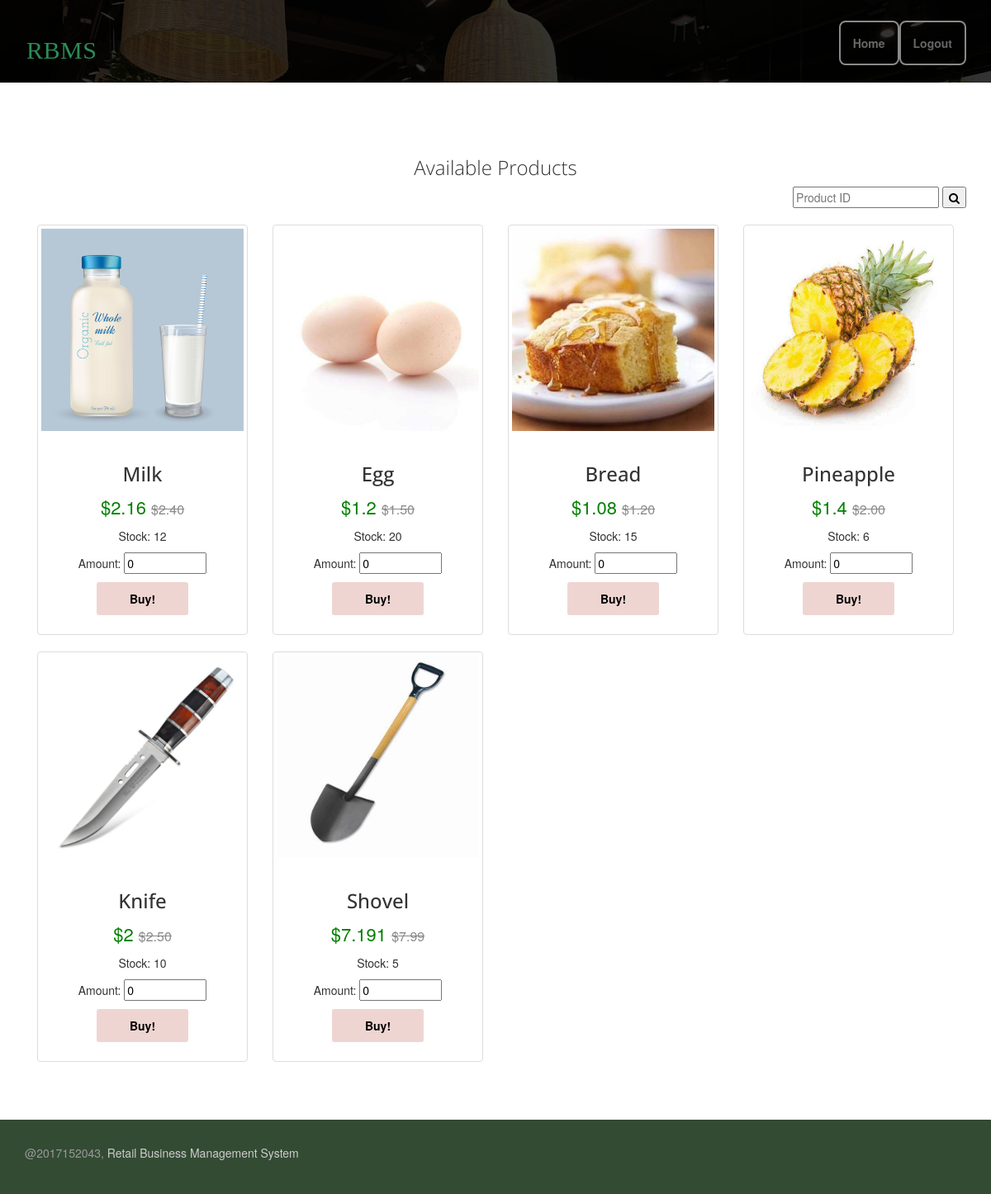
Screenshot of /Web/view.php with the database file from the repository.
### tables this page shows
CREATE TABLE `products` (
  `pid` varchar(4) NOT NULL,
  `pname` varchar(15) NOT NULL,
  `qoh` int(5) NOT NULL,
  `qoh_threshold` int(5) DEFAULT NULL,
  `original_price` decimal(6,2) DEFAULT NULL,
  `discnt_rate` decimal(3,2) DEFAULT NULL,
  `sid` varchar(2) DEFAULT NULL,
  PRIMARY KEY (`pid`),
  KEY `sid` (`sid`),
  CONSTRAINT `products_ibfk_1` FOREIGN KEY (`sid`) REFERENCES `suppliers` (`sid`)
);

### Web/view.php (the view, shortened to what this page needs)
<!DOCTYPE html>
<html lang="en">
<head>
    <link rel="stylesheet" href="assets/css/bootstrap.min.css">
    <link rel="stylesheet" href="assets/css/font-awesome.min.css">
    <link rel="stylesheet" href="assets/css/bootstrap-theme.css" media="screen">
    <link rel="stylesheet" href="assets/css/main.css">
</head>
<body>
<div class="navbar navbar-inverse navbar-fixed-top headroom">
    <div class="container">
        <div class="navbar-header">
            <a class="navbar-brand" href="index.html">
                <div class="log">RBMS</div>
            </a>
        </div>
        <div class="navbar-collapse collapse">
            <ul class="nav navbar-nav pull-right">
                <li><a class="btn-lg" href="user.php">Home</a></li>
                <li><a class="btn-lg" href="logout.php">Logout</a></li>
            </ul>
        </div>
    </div>
</div>
<header id="head" class="secondary"></header>
<div class="container">
    <br>
    <br>
    <br>
    <div class="row">
        <article class="col-xs-12 maincontent">
            <h3 class="thin text-center">Available Products</h3>
            <div class="search-container" align="right">
                <form action="view.php" method="get">
                    <input type="text" placeholder="Product ID" name="search_id">
                    <button type="submit"><i class="fa fa-search"></i></button>
                </form>
            </div>
            <br>
            <?php
            require 'connect.php';
            $query = "select * from products";
            $result = $conn->query($query);
            foreach ($result as $row) {
                $id = $row['pid'];
                $name = $row['pname'];
                $qoh = $row['qoh'];
                $original_price = $row['original_price'];
                $discnt_rate = $row['discnt_rate'];
                $price = $original_price * (1 - $discnt_rate);
                print <<< END
<form action="purchase.php" method="post">
<div class="col-sm-6 col-md-3">
        <div class="thumbnail">
            <img class="img-responsive" height="300" width="300" src="/exp4/Web/assets/images/$id.jpg"
                 alt="通用的占位符缩略图">
            <div class="caption" style="text-align:center">
                <h3>$name</h3>
                <p style="font-size:22px;color:green">\$$price
                <span style="font-size:16px;color:#8B8989;text-decoration: line-through"> \$$original_price </span> </p>
                <p> Stock: $qoh</p>
                <p>
                Amount:
                <input name="amount" class="input-group-sm" maxlength="5" style="width: 100px" type="number" value="0">
                <input name='id' type="hidden" value="$id">
                <br>
                <div style="text-align:center"> <button class="btn">Buy!  </button> </div>
                </p>
            </div>
        </div>
    </div>
</form>
END;
            }
            ?>
        </article>
    </div>
</div>
<br>
<br>
<br>
<br>
<footer id="footer" class="top-space">
    <div class="footer1">
        <div class="container">
            <div class="row">
                <div class="col-md-6 widget">
                    <div class="widget-body">
                        <p class="text-left">
                            @2017152043, <a href="#">Retail Business Management System</a>
                        </p>
                    </div>
                </div>
            </div>
        </div>
    </div>
</footer>
</body>
</html>

### Web/assets/css/main.css (style rules this page uses)
#head { background:#2E8B57 url( ../images/bg_header.jpg) no-repeat; height:100% ; background-size: cover; min-height:520px; text-align: center; padding-top:240px; color:white; font-family:"Open sans", Helvetica, Arial; font-weight:300; }
#head.secondary { height:100px; min-height: 100px; padding-top:0px; }
.headroom { -webkit-transition: all 0.4s ease-out; -moz-transition: all 0.4s ease-out; -o-transition: all 0.4s ease-out; transition: all 0.4s ease-out; }
h1, h2, h3, h4, h5, h6 { font-family:"Open sans", Helvetica, Arial; }
h1, .h1, h2, .h2, h3, .h3 { margin-top:30px; }
.thin { font-weight:300; }
.top-space { margin-top: 60px; }
img { max-width:100%; }
.footer1 { position: fixed; bottom: 0; width:100%; background-color: rgba(0, 30, 0, 0.8); padding: 30px 0 0 0; font-size: 14px; color: #999; margin-bottom:0px; }
.footer1 a { color: #ccc; }
.footer1 .widget { margin-bottom:30px; }
.log { font: 300 16px/22px "Forte"; font-size: 30px; font-weight: 100; letter-spacing: .5px; line-height: 44px; text-align: center; padding: 2px; }

### rows the page displays
products: pid (picture), pname "Milk", price "2.16", original_price "2.40", qoh "12"
products: pid (picture), pname "Egg", price "1.2", original_price "1.50", qoh "20"
products: pid (picture), pname "Bread", price "1.08", original_price "1.20", qoh "15"
products: pid (picture), pname "Pineapple", price "1.4", original_price "2.00", qoh "6"
products: pid (picture), pname "Knife", price "2", original_price "2.50", qoh "10"
products: pid (picture), pname "Shovel", price "7.191", original_price "7.99", qoh "5"
